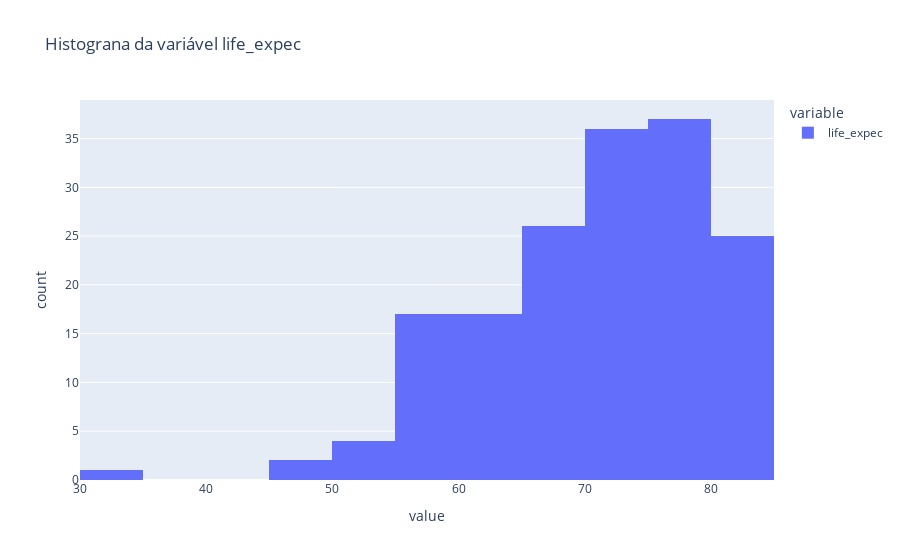

Notebook source saved alongside this figure:
### Code cell
# Distribuição da variável Life Expectation
px.histogram(df_countries['life_expec'], title='Histograna da variável life_expec')

### Figure 1 — Plotly figure (JSON) as saved in the notebook; plotly's stock layout.template omitted (floating-point values rounded to 4 significant figures; data arrays with more than 128 entries replaced by an {"elided": "..."} marker saying what was removed)
{"data": [{"bingroup": "x", "hovertemplate": "variable=life_expec<br>value=%{x}<br>count=%{y}<extra></extra>", "legendgroup": "life_expec", "marker": {"color": "#636efa", "pattern": {"shape": ""}}, "name": "life_expec", "orientation": "v", "showlegend": true, "type": "histogram", "x": {"elided": "165 float values"}, "xaxis": "x", "yaxis": "y"}], "layout": {"barmode": "relative", "legend": {"title": {"text": "variable"}, "tracegroupgap": 0}, "title": {"text": "Histograna da variável life_expec"}, "xaxis": {"anchor": "y", "domain": [0, 1], "title": {"text": "value"}}, "yaxis": {"anchor": "x", "domain": [0, 1], "title": {"text": "count"}}}}
